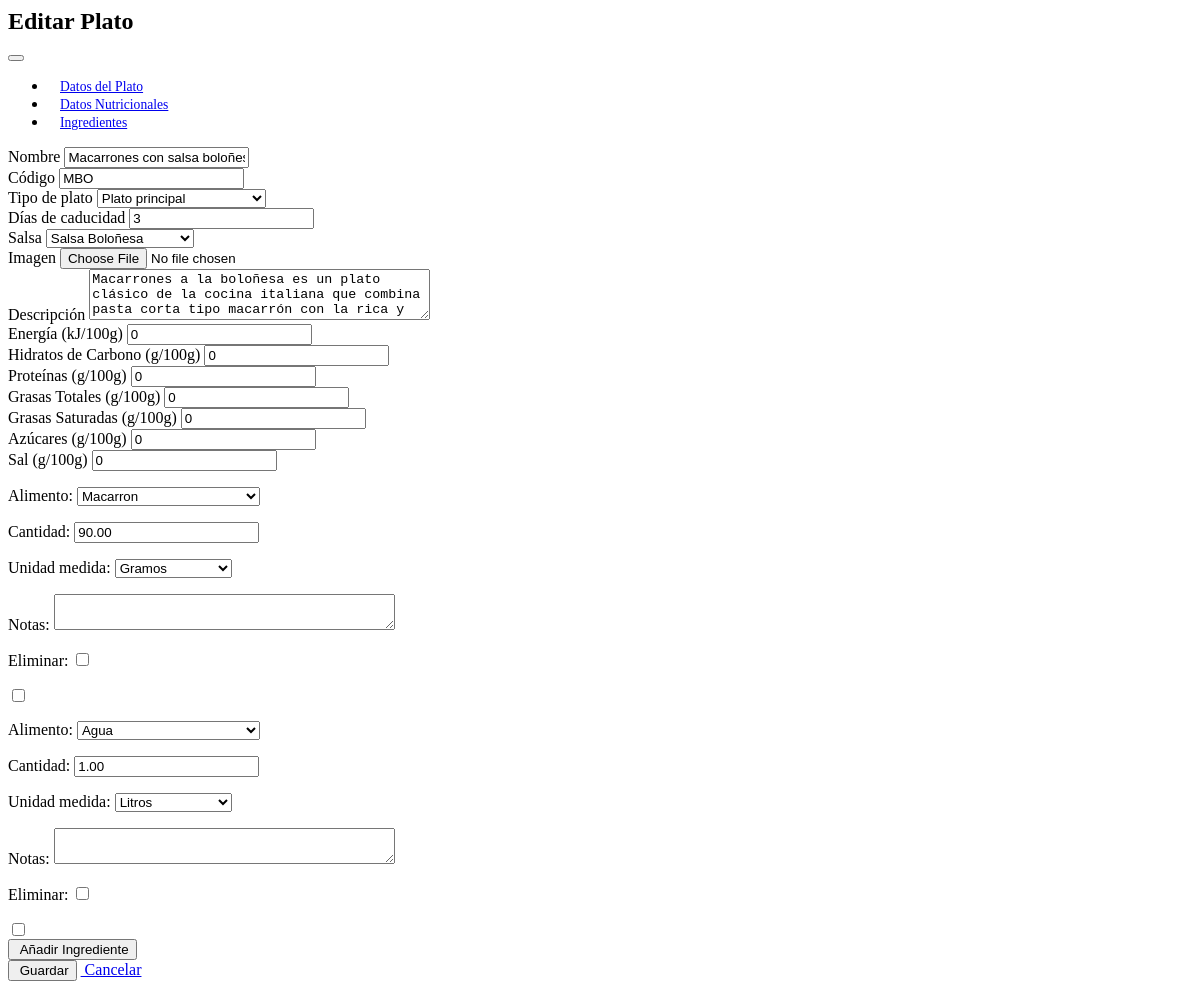
The app's page /platos/platos/2/editar/ (signed in), older data.
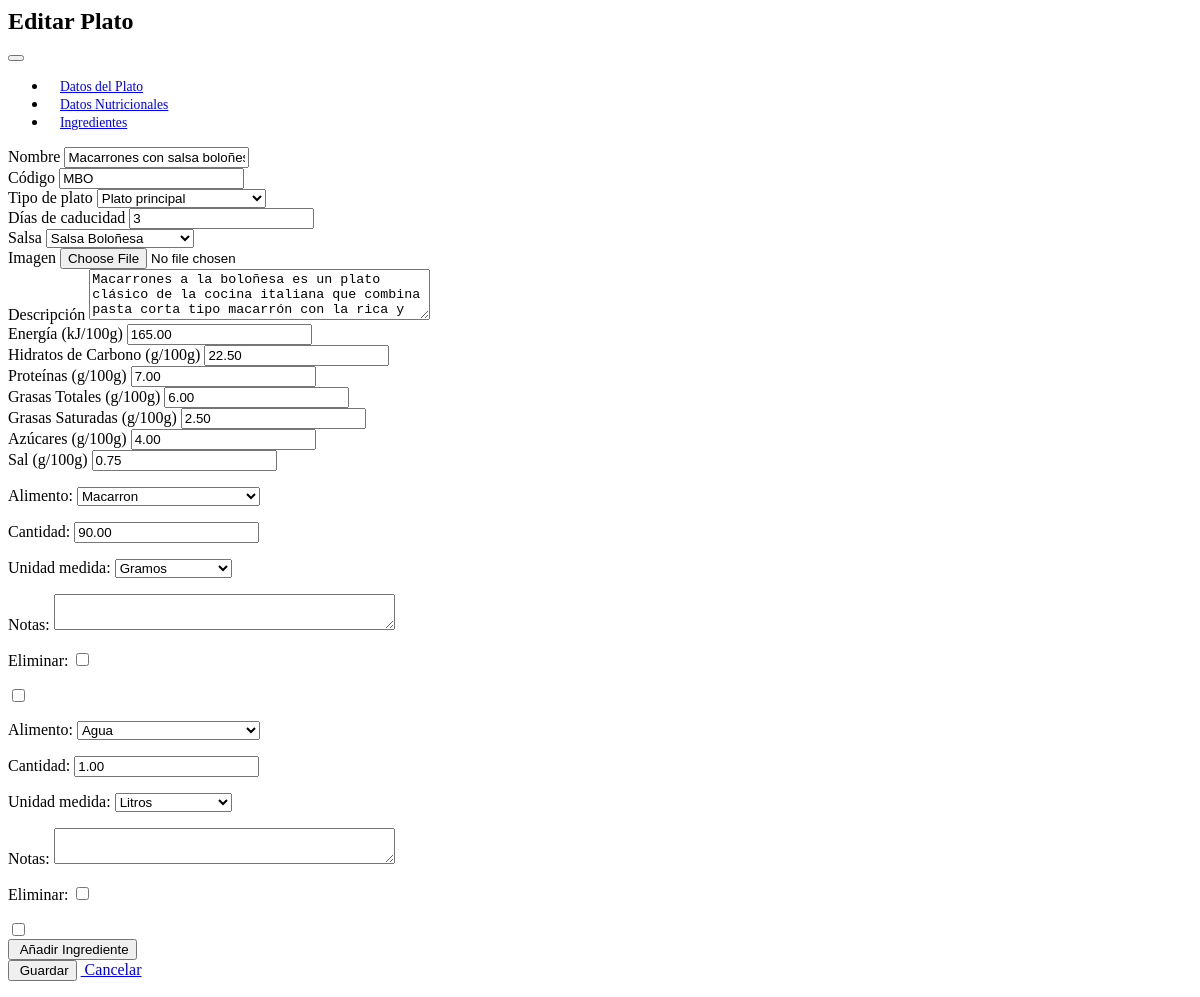
The same page, newer data.
### app/platos/models.py (models this page shows, shortened)
class DatosNuticionales(ModeloBaseCentro):
    plato = models.OneToOneField(Plato, on_delete=models.CASCADE, related_name='nutricion')
    energia = models.DecimalField(default=0, max_digits=6, decimal_places=2, blank=True, help_text="Energía en Kj por 100g")
    grasas_totales = models.DecimalField(default=0, max_digits=6, decimal_places=2, blank=True, help_text="Grasas totales en g por 100g")
    grasas_saturadas = models.DecimalField(default=0, max_digits=6, decimal_places=2, blank=True, help_text="Grasas saturadas en g por 100g")
    hidratosdecarbono = models.DecimalField(default=0, max_digits=6, decimal_places=2, blank=True, help_text="Hidratos de carbono en g por 100g")
    azucares = models.DecimalField(default=0, max_digits=6, decimal_places=2, blank=True, help_text="Azúcares en g por 100g")
    proteinas = models.DecimalField(default=0, max_digits=6, decimal_places=2, blank=True, help_text="Proteinas en g por 100g")
    sal = models.DecimalField(default=0, max_digits=6, decimal_places=2, blank=True, help_text="Sal en g por 100g")
    class Meta:
        verbose_name = "Datos Nutricionales"
        verbose_name_plural = "Datos Nutricionales"

### app/platos/views.py (the view, shortened to what this page needs)
# urls.py: path('platos/<int:pk>/editar/', PlatoUpdate.as_view(), name='PlatoUpdate'),
class PlatoUpdate(LoginRequiredMixin, UpdateView):
    model = Plato
    form_class = PlatoForm
    template_name = 'platos/detalle_plato.html'
    success_url = reverse_lazy('platos:PlatoList')
    context_object_name = 'plato'
    def get_queryset(self):
        user_profile = get_object_or_404(UserProfile, user=self.request.user)
        if user_profile.centro:
            return Plato.objects.filter(centro=user_profile.centro)
        return Plato.objects.none()
    def get_context_data(self, **kwargs):
        context = super().get_context_data(**kwargs)
        if self.request.POST:
            context['ingredientes_formset'] = AlimentoPlatoFormSet(
                self.request.POST,
                self.request.FILES,
                instance=self.object,
                prefix='ingredientes'
            )
        else:
            context['ingredientes_formset'] = AlimentoPlatoFormSet(
                instance=self.object,
                prefix='ingredientes'
            )
        if self.request.POST:
            if hasattr(self.object, 'nutricion'):
                context['nutricion_form'] = DatosNuticionalesForm(
                    self.request.POST,
                    instance=self.object.nutricion
                )
            else:
                context['nutricion_form'] = DatosNuticionalesForm(self.request.POST)
        else:
            if hasattr(self.object, 'nutricion'):
                context['nutricion_form'] = DatosNuticionalesForm(instance=self.object.nutricion)
            else:
                context['nutricion_form'] = DatosNuticionalesForm()
        return context

### app/platos/forms.py
class DatosNuticionalesForm(forms.ModelForm):
    class Meta:
        model = DatosNuticionales
        fields = ['energia', 'hidratosdecarbono', 'proteinas', 'grasas_totales', 'azucares', 'sal', 'grasas_saturadas']
        widgets = {
            'energia': forms.NumberInput(attrs={"class": "form-control form-control-sm form-control-border"}),
            'hidratosdecarbono': forms.NumberInput(attrs={"class": "form-control form-control-sm form-control-border"}),
            'proteinas': forms.NumberInput(attrs={"class": "form-control form-control-sm form-control-border"}),
            'grasas_totales': forms.NumberInput(attrs={"class": "form-control form-control-sm form-control-border"}),
            'azucares': forms.NumberInput(attrs={"class": "form-control form-control-sm form-control-border"}),
            'sal': forms.NumberInput(attrs={"class": "form-control form-control-sm form-control-border"}),
            'grasas_saturadas': forms.NumberInput(attrs={"class": "form-control form-control-sm form-control-border"}),
        }
        exclude = ['plato']

### app/dashuser/models.py (called while the page is built)
    def __str__(self):
        return f"{self.nombre}"

    def __str__(self):
        return self.nombre

### templates/platos/detalle_plato.html (shortened to what the changed rows need)
<div class="modal-dialog modal-xl" role="document">
    <div class="modal-content">
        <div class="modal-header bg-info">
            <h2 class="modal-title text-white">Editar Plato</h2>
        </div>
        <div class="modal-body">
            <div class="container">
                <form method="post" action="{% url 'platos:PlatoUpdate' plato.pk %}" enctype="multipart/form-data">
                    <div class="tab-content">
                        <div class="tab-pane fade" id="tab-nutricion" role="tabpanel">
                            <div class="card mb-3">
                                <div class="card-body">
                                    {% if nutricion_form %}
                                    <div class="row g-3">
                                        <div class="col-md-4">
                                            <label class="form-label">Energía (kJ/100g)</label>
                                            {{ nutricion_form.energia }}
                                        </div>
                                        <div class="col-md-4">
                                            <label class="form-label">Hidratos de Carbono (g/100g)</label>
                                            {{ nutricion_form.hidratosdecarbono }}
                                        </div>
                                        <div class="col-md-4">
                                            <label class="form-label">Proteínas (g/100g)</label>
                                            {{ nutricion_form.proteinas }}
                                        </div>
                                        <div class="col-md-4">
                                            <label class="form-label">Grasas Totales (g/100g)</label>
                                            {{ nutricion_form.grasas_totales }}
                                        </div>
                                        <div class="col-md-4">
                                            <label class="form-label">Grasas Saturadas (g/100g)</label>
                                            {{ nutricion_form.grasas_saturadas }}
                                        </div>
                                        <div class="col-md-4">
                                            <label class="form-label">Azúcares (g/100g)</label>
                                            {{ nutricion_form.azucares }}
                                        </div>
                                        <div class="col-md-4">
                                            <label class="form-label">Sal (g/100g)</label>
                                            {{ nutricion_form.sal }}
                                        </div>
                                    </div>
                                    {% else %}
                                    <p class="text-muted">No hay datos nutricionales registrados.</p>
                                    {% endif %}
                                </div>
                            </div>
                        </div>
                    </div>
                </form>
            </div>
        </div>
    </div>
</div>

Row changes from the older to the newer data that the page shows:
added DatosNuticionales: energia "165.00", hidratosdecarbono "22.50", proteinas "7.00", grasas_totales "6.00", grasas_saturadas "2.50", azucares "4.00", sal "0.75"
Text that changed along with them:
form field energia: "0" → (not shown)
form field hidratosdecarbono: "0" → (not shown)
form field proteinas: "0" → (not shown)
form field grasas_totales: "0" → (not shown)
form field grasas_saturadas: "0" → (not shown)
form field azucares: "0" → (not shown)
form field sal: "0" → (not shown)
